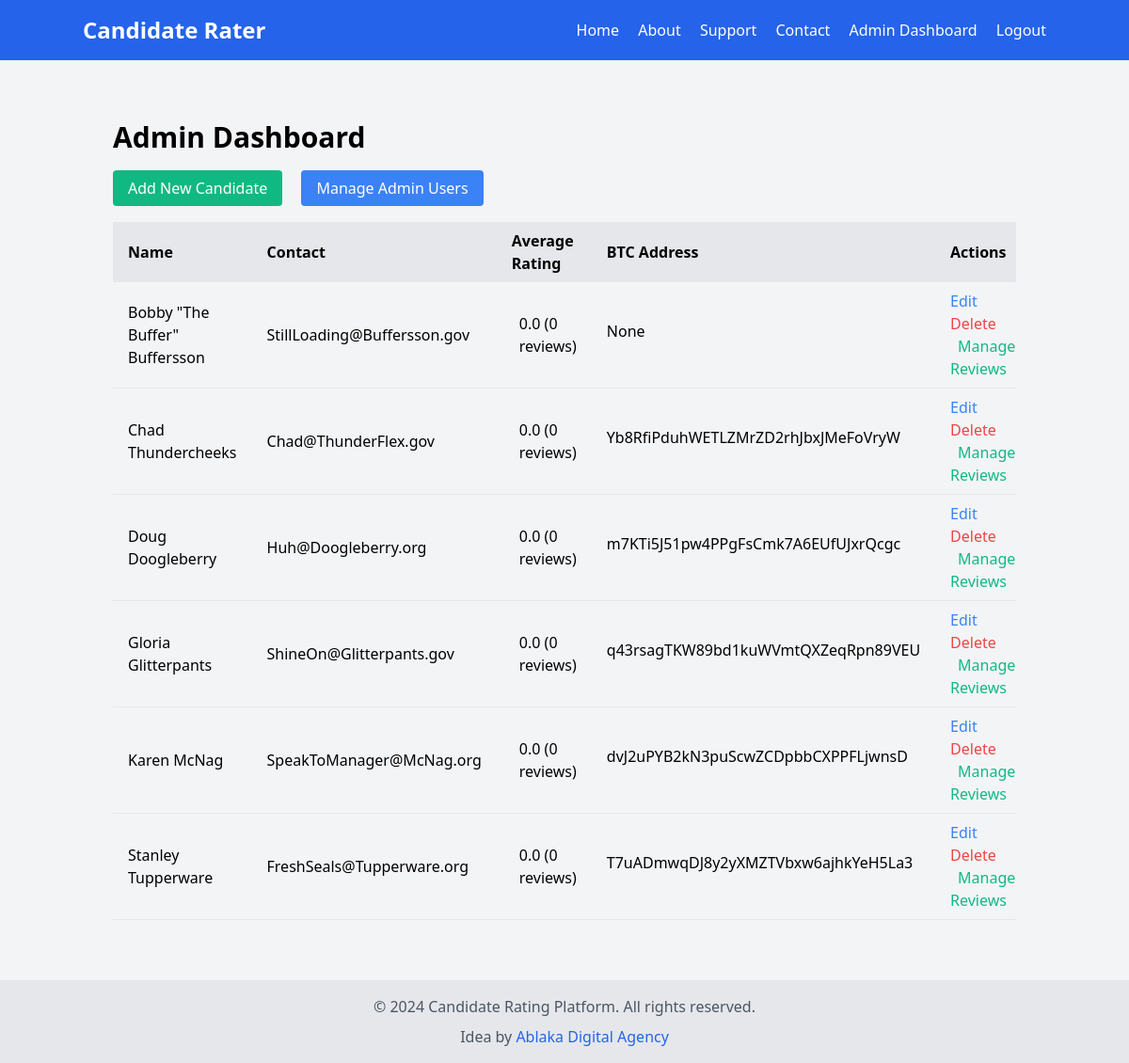
The app's page /admin/dashboard (signed in) with its own data.
### models.py (models this page shows, shortened)
class Candidate(db.Model):
    id = db.Column(db.Integer, primary_key=True)
    name = db.Column(db.String(100), nullable=False)
    bio = db.Column(db.Text, nullable=False)
    contact = db.Column(db.String(100), nullable=False)
    photo = db.Column(db.String(100), nullable=False)
    phone = db.Column(db.Text, nullable=True)
    website = db.Column(db.Text, nullable=True)
    social_media = db.Column(db.Text, nullable=True)
    reviews = db.relationship('Review', backref='candidate', lazy=True)
    average_rating = db.Column(db.Float, default=0.0)
    btc_address = db.Column(db.String(100), nullable=True)
    youtube_snippet = db.Column(db.String(200), nullable=True)

### main.py (the view)
@app.route('/admin/dashboard')
def admin_dashboard():
    if 'admin_id' not in session:
        flash('Please log in to access this page', 'error')
        return redirect(url_for('admin_login'))
    candidates = Candidate.query.all()
    return render_template('admin/dashboard.html', candidates=candidates)

### templates/admin/dashboard.html (shortened to what this page needs)
{% extends "base.html" %}
{% block content %}
<div class="container mx-auto px-4 py-8">
    <h1 class="text-3xl font-bold mb-6">Admin Dashboard</h1>
    <div class="mb-6">
        <a href="{{ url_for('admin_add_candidate') }}" class="bg-green-500 text-white px-4 py-2 rounded hover:bg-green-600 mr-4">Add New Candidate</a>
        <a href="{{ url_for('admin_manage_users') }}" class="bg-blue-500 text-white px-4 py-2 rounded hover:bg-blue-600">Manage Admin Users</a>
    </div>
    <div class="overflow-x-auto">
        <table class="w-full table-auto">
            <thead>
                <tr class="bg-gray-200">
                    <th class="px-4 py-2 text-left">Name</th>
                    <th class="px-4 py-2 text-left">Contact</th>
                    <th class="px-4 py-2 text-left">Average Rating</th>
                    <th class="px-4 py-2 text-left">BTC Address</th>
                    <th class="px-4 py-2 text-left">Actions</th>
                </tr>
            </thead>
            <tbody>
                {% for candidate in candidates %}
                <tr class="border-b">
                    <td class="px-4 py-2">{{ candidate.name }}</td>
                    <td class="px-4 py-2">{{ candidate.contact }}</td>
                    <td class="px-4 py-2">
                        <div class="flex items-center">
                                {% set rating = candidate.average_rating|default(0)|float %}
                            <span>{{ "%.1f"|format(rating) }} ({{ candidate.reviews|length }} reviews)</span>
                        </div>
                    </td>
                    <td class="px-4 py-2">
                        {{ candidate.btc_address }}
                    </td>
                    <td class="px-4 py-2">
                        <a href="{{ url_for('admin_edit_candidate', id=candidate.id) }}" class="text-blue-500 hover:underline mr-2">Edit</a>
                        <form action="{{ url_for('admin_delete_candidate', id=candidate.id) }}" method="POST" class="inline">
                            <button type="submit" class="text-red-500 hover:underline" onclick="return confirm('Are you sure you want to delete this candidate?')">Delete</button>
                        </form>
                        <a href="{{ url_for('admin_manage_reviews', candidate_id=candidate.id) }}" class="text-green-500 hover:underline ml-2">Manage Reviews</a>
                    </td>
                </tr>
                {% endfor %}
            </tbody>
        </table>
    </div>
</div>
{% endblock %}

### records on screen
Candidate: name "Bobby \"The Buffer\" Buffersson", contact "StillLoading@Buffersson.gov", average_rating "0.0", reviews|length "0", btc_address "None"
Candidate: name "Chad Thundercheeks", contact "Chad@ThunderFlex.gov", average_rating "0.0", reviews|length "0", btc_address "Yb8RfiPduhWETLZMrZD2rhJbxJMeFoVryW"
Candidate: name "Doug Doogleberry", contact "Huh@Doogleberry.org", average_rating "0.0", reviews|length "0", btc_address "m7KTi5J51pw4PPgFsCmk7A6EUfUJxrQcgc"
Candidate: name "Gloria Glitterpants", contact "ShineOn@Glitterpants.gov", average_rating "0.0", reviews|length "0", btc_address "q43rsagTKW89bd1kuWVmtQXZeqRpn89VEU"
Candidate: name "Karen McNag", contact "SpeakToManager@McNag.org", average_rating "0.0", reviews|length "0", btc_address "dvJ2uPYB2kN3puScwZCDpbbCXPPFLjwnsD"
Candidate: name "Stanley Tupperware", contact "FreshSeals@Tupperware.org", average_rating "0.0", reviews|length "0", btc_address "T7uADmwqDJ8y2yXMZTVbxw6ajhkYeH5La3"
